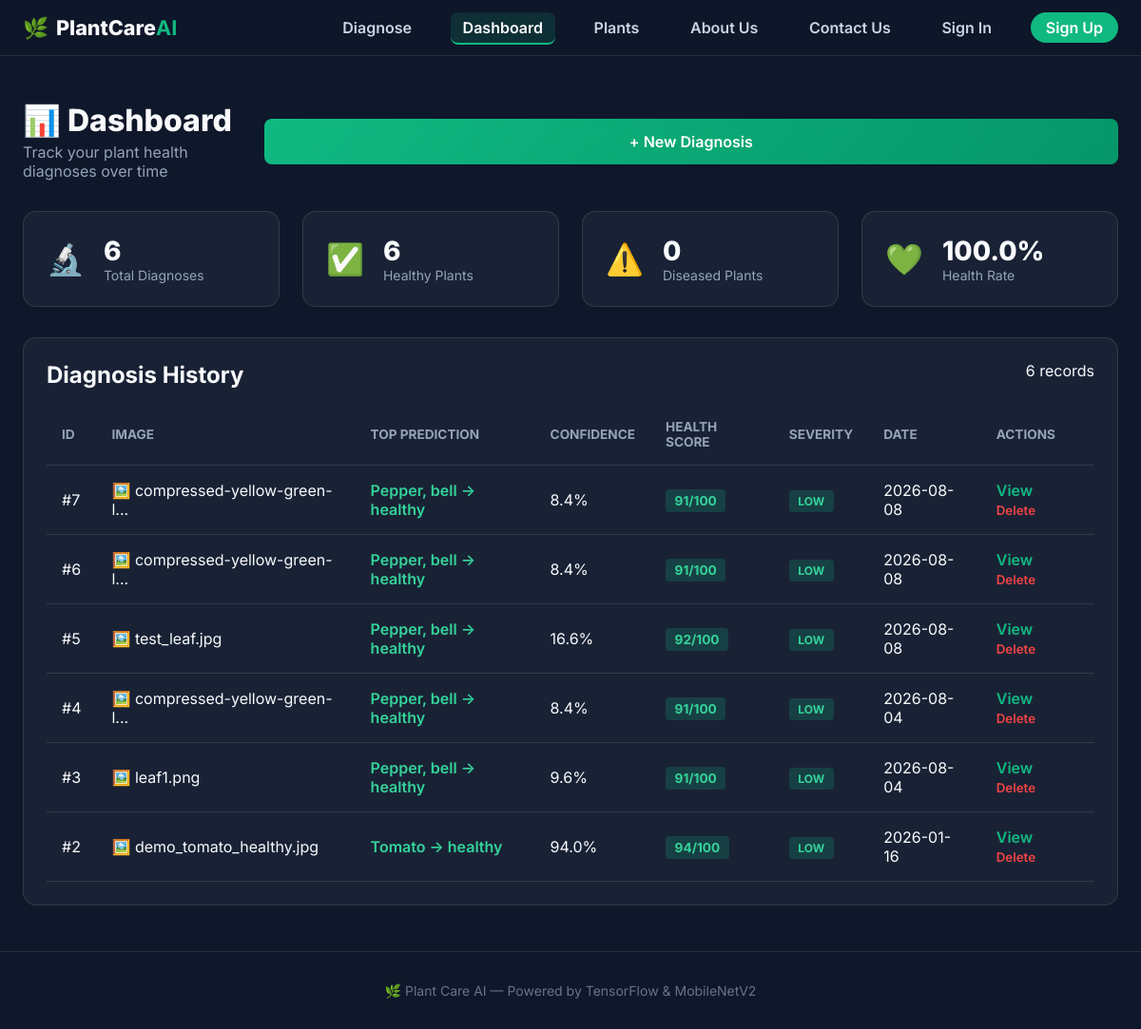
/dashboard, run on the app's committed database.
### tables this page shows
CREATE TABLE diagnoses (
    id               INTEGER PRIMARY KEY AUTOINCREMENT,
    image_name       TEXT    NOT NULL,
    image_path       TEXT    NOT NULL,
    top_prediction   TEXT    NOT NULL,
    top_confidence   REAL    NOT NULL,
    all_predictions  TEXT    NOT NULL,  -- JSON array
    health_score     INTEGER NOT NULL,
    severity         TEXT    NOT NULL,
    recommendations  TEXT    NOT NULL,  -- JSON object
    created_at       TEXT    NOT NULL   -- ISO 8601
, user_id INTEGER);

### app/routes/history.py (the view)
@history_bp.route("/dashboard", methods=["GET"])
def dashboard():
    try:
        page = int(request.args.get("page", 1))
    except ValueError:
        page = 1
    user_id = session.get("user_id")
    data = repository.list_diagnoses(page=page, per_page=15, user_id=user_id)
    stats = repository.get_stats(user_id=user_id)
    return render_template(
        "dashboard.html",
        data=data,
        diagnoses=data["diagnoses"],
        stats=stats,
        page=page,
    )

### database/db.py (called while the page is built)
def get_connection() -> sqlite3.Connection:
    conn = sqlite3.connect(config.DB_PATH, check_same_thread=False)
    conn.row_factory = sqlite3.Row
    conn.execute("PRAGMA journal_mode=WAL;")
    return conn

### database/repository.py (called while the page is built)
def _row_to_dict(row) -> Dict[str, Any]:
    d = dict(row)
    for key in ("all_predictions", "recommendations"):
        if isinstance(d.get(key), str):
            try:
                d[key] = json.loads(d[key])
            except (json.JSONDecodeError, TypeError):
                pass
    return d

### app/templates/dashboard.html (shortened to what this page needs)
<!DOCTYPE html>
<html lang="en">
<head>
    <link rel="stylesheet" href="{{ url_for('static', filename='css/style.css') }}">
</head>
<body>
    <nav class="navbar">
        <div class="nav-container">
            <a href="/" class="nav-logo">
                <span class="logo-icon">🌿</span>
                <span>PlantCare<strong>AI</strong></span>
            </a>
            <ul class="nav-links">
                <li><a href="/" class="nav-link">Diagnose</a></li>
                <li><a href="/dashboard" class="nav-link active">Dashboard</a></li>
                <li><a href="/plants" class="nav-link">Plants</a></li>
                <li><a href="/about" class="nav-link">About Us</a></li>
                <li><a href="/contact" class="nav-link">Contact Us</a></li>
                {% if current_user %}
                <li><a href="/logout" class="nav-link btn-auth-outline">Sign Out ({{ current_user.username }})</a></li>
                {% else %}
                <li><a href="/login" class="nav-link">Sign In</a></li>
                <li><a href="/signup" class="nav-link btn-auth">Sign Up</a></li>
                {% endif %}
            </ul>
        </div>
    </nav>
    <main class="dashboard-main">
        <div class="container">
            <div class="page-header">
                <div>
                    <h1 class="page-title">📊 Dashboard</h1>
                    <p class="page-subtitle">Track your plant health diagnoses over time</p>
                </div>
                <a href="/" class="btn-primary">
                    <span>+ New Diagnosis</span>
                </a>
            </div>
            <div class="stats-grid">
                <div class="stat-card">
                    <div class="stat-card-icon">🔬</div>
                    <div class="stat-card-content">
                        <div class="stat-card-value">{{ stats.total }}</div>
                        <div class="stat-card-label">Total Diagnoses</div>
                    </div>
                </div>
                <div class="stat-card stat-card-green">
                    <div class="stat-card-icon">✅</div>
                    <div class="stat-card-content">
                        <div class="stat-card-value">{{ stats.healthy_count }}</div>
                        <div class="stat-card-label">Healthy Plants</div>
                    </div>
                </div>
                <div class="stat-card stat-card-red">
                    <div class="stat-card-icon">⚠️</div>
                    <div class="stat-card-content">
                        <div class="stat-card-value">{{ stats.diseased_count }}</div>
                        <div class="stat-card-label">Diseased Plants</div>
                    </div>
                </div>
                <div class="stat-card stat-card-blue">
                    <div class="stat-card-icon">💚</div>
                    <div class="stat-card-content">
                        <div class="stat-card-value">{{ stats.healthy_pct }}%</div>
                        <div class="stat-card-label">Health Rate</div>
                    </div>
                </div>
            </div>
            <div class="table-card">
                <div class="table-header">
                    <h2 class="table-title">Diagnosis History</h2>
                    <span class="table-count">{{ data.total }} records</span>
                </div>
                {% if diagnoses %}
                <div class="table-scroll">
                    <table class="history-table">
                        <thead>
                            <tr>
                                <th>ID</th>
                                <th>Image</th>
                                <th>Top Prediction</th>
                                <th>Confidence</th>
                                <th>Health Score</th>
                                <th>Severity</th>
                                <th>Date</th>
                                <th>Actions</th>
                            </tr>
                        </thead>
                        <tbody>
                            {% for item in diagnoses %}
                            <tr class="table-row">
                                <td class="td-id">#{{ item.id }}</td>
                                <td class="td-image">
                                    <span class="image-badge">🖼️</span>
                                    <span class="image-name" title="{{ item.image_name }}">
                                        {{ item.image_name[:25] }}{{ '...' if item.image_name|length > 25 else '' }}
                                    </span>
                                </td>
                                <td class="td-prediction">
                                    <span class="prediction-label {% if 'healthy' in item.top_prediction.lower() %}label-healthy{% else %}label-disease{% endif %}">
                                        {{ item.top_prediction.replace("___", " → ").replace("_", " ") }}
                                    </span>
                                </td>
                                <td class="td-confidence">
                                    {{ (item.top_confidence * 100)|round(1) }}%
                                </td>
                                <td class="td-health">
                                    <span class="health-badge health-{{ 'high' if item.health_score >= 70 else 'medium' if item.health_score >= 40 else 'low' }}">
                                        {{ item.health_score }}/100
                                    </span>
                                </td>
                                <td class="td-severity">
                                    <span class="severity-badge severity-{{ item.severity.lower() }}">
                                        {{ item.severity }}
                                    </span>
                                </td>
                                <td class="td-date">{{ item.created_at[:10] }}</td>
                                <td class="td-actions">
                                    <a href="/result/{{ item.id }}" class="btn-view">View</a>
                                    <form action="/history/delete/{{ item.id }}" method="POST" style="display:inline;" onsubmit="return confirm('Delete diagnosis #{{ item.id }}?')">
                                        <button type="submit" class="btn-delete">Delete</button>
                                    </form>
                                </td>
                            </tr>
                            {% endfor %}
                        </tbody>
                    </table>
                </div>
                {% endif %}
            </div>
        </div>
    </main>
    <footer class="footer">
        <div class="container">
            <p>🌿 Plant Care AI — Powered by TensorFlow & MobileNetV2</p>
        </div>
    </footer>
</body>
</html>

### app/static/css/style.css (style rules this page uses)
:root { --bg-dark: #0f172a; --bg-card: rgba(30, 41, 59, 0.7); --bg-card-hover: rgba(51, 65, 85, 0.8); --border-color: rgba(255, 255, 255, 0.1); --primary: #10b981; --primary-hover: #059669; --primary-light: rgba(16, 185, 129, 0.15); --accent-blue: #3b82f6; --accent-purple: #8b5cf6; --accent-amber: #f59e0b; --accent-red: #ef4444; --text-main: #f8fafc; --text-muted: #94a3b8; --text-dim: #64748b; --radius-sm: 8px; --radius-md: 14px; --radius-lg: 20px; --shadow-glow: 0 0 25px rgba(16, 185, 129, 0.2); }
* { margin: 0; padding: 0; box-sizing: border-box; font-family: 'Inter', system-ui, -apple-system, sans-serif; }
body { background-color: var(--bg-dark); color: var(--text-main); min-height: 100vh; display: flex; flex-direction: column; overflow-x: hidden; }
.container { max-width: 1200px; margin: 0 auto; padding: 0 1.5rem; width: 100%; }
.navbar { background: rgba(15, 23, 42, 0.95); backdrop-filter: blur(12px); border-bottom: 1px solid var(--border-color); position: sticky; top: 0; z-index: 1000; }
.nav-container { max-width: 1200px; margin: 0 auto; padding: 1rem 1.5rem; display: flex; justify-content: space-between; align-items: center; }
.nav-logo { display: flex; align-items: center; gap: 0.5rem; font-size: 1.35rem; font-weight: 800; color: var(--text-main); text-decoration: none; }
.nav-logo strong { color: var(--primary); }
.nav-links { display: flex; gap: 1.75rem; list-style: none; }
.nav-link { color: #cbd5e1; text-decoration: none; font-weight: 600; font-size: 1rem; padding: 0.4rem 0.8rem; border-radius: var(--radius-sm); transition: all 0.2s ease; }
.nav-link:hover, .nav-link.active { color: #ffffff; background: var(--primary-light); border-bottom: 2px solid var(--primary); }
.btn-primary { display: inline-flex; align-items: center; justify-content: center; gap: 0.5rem; background: linear-gradient(135deg, var(--primary), var(--primary-hover)); color: white; font-size: 1rem; font-weight: 600; padding: 0.875rem 2rem; border: none; border-radius: var(--radius-sm); cursor: pointer; transition: transform 0.2s ease, box-shadow 0.2s ease; text-decoration: none; width: 100%; }
.dashboard-main, .result-main, .plants-main { padding: 3rem 0; flex: 1; }
.page-header { display: flex; justify-content: space-between; align-items: center; margin-bottom: 2rem; }
.page-title { font-size: 2rem; font-weight: 800; }
.page-subtitle { color: var(--text-muted); margin-top: 0.25rem; }
.stats-grid { display: grid; grid-template-columns: repeat(auto-fit, minmax(220px, 1fr)); gap: 1.5rem; margin-bottom: 2rem; }
.stat-card { background: var(--bg-card); border: 1px solid var(--border-color); border-radius: var(--radius-md); padding: 1.5rem; display: flex; align-items: center; gap: 1.25rem; }
.stat-card-icon { font-size: 2rem; }
.stat-card-value { font-size: 1.75rem; font-weight: 800; }
.stat-card-label { color: var(--text-muted); font-size: 0.875rem; }
.table-card { background: var(--bg-card); border: 1px solid var(--border-color); border-radius: var(--radius-md); padding: 1.5rem; }
.table-header { display: flex; justify-content: space-between; margin-bottom: 1rem; }
.history-table { width: 100%; border-collapse: collapse; text-align: left; }
.history-table th, .history-table td { padding: 1rem; border-bottom: 1px solid var(--border-color); }
.history-table th { color: var(--text-muted); font-size: 0.85rem; text-transform: uppercase; }
.label-healthy { color: #34d399; font-weight: 600; }
.health-badge { padding: 0.25rem 0.6rem; border-radius: 4px; font-weight: 700; font-size: 0.85rem; }
.health-high { background: rgba(16, 185, 129, 0.2); color: #34d399; }
.severity-badge { padding: 0.25rem 0.6rem; border-radius: 4px; font-weight: 700; font-size: 0.75rem; }
.severity-low { background: rgba(16, 185, 129, 0.2); color: #34d399; }
.btn-view { color: var(--primary); text-decoration: none; font-weight: 600; margin-right: 0.5rem; }
.btn-delete { background: none; border: none; color: var(--accent-red); cursor: pointer; font-weight: 600; }
.btn-auth { background: var(--primary); color: #ffffff !important; padding: 0.4rem 1rem !important; border-radius: 50px !important; font-weight: 600; }
.footer { border-top: 1px solid var(--border-color); padding: 2rem 0; text-align: center; color: var(--text-dim); font-size: 0.875rem; margin-top: auto; }

### data on the page
diagnoses: id "7", image_name "compressed-yellow-green-l", image_name "...", top_prediction.replace "Pepper, bell → healthy", (item.top_confidence*100)|round(1) "8.4", health_score "91", severity "LOW", created_at "2026-08-08"
diagnoses: id "6", image_name "compressed-yellow-green-l", image_name "...", top_prediction.replace "Pepper, bell → healthy", (item.top_confidence*100)|round(1) "8.4", health_score "91", severity "LOW", created_at "2026-08-08"
diagnoses: id "5", image_name "test_leaf.jpg", top_prediction.replace "Pepper, bell → healthy", (item.top_confidence*100)|round(1) "16.6", health_score "92", severity "LOW", created_at "2026-08-08"
diagnoses: id "4", image_name "compressed-yellow-green-l", image_name "...", top_prediction.replace "Pepper, bell → healthy", (item.top_confidence*100)|round(1) "8.4", health_score "91", severity "LOW", created_at "2026-08-04"
diagnoses: id "3", image_name "leaf1.png", top_prediction.replace "Pepper, bell → healthy", (item.top_confidence*100)|round(1) "9.6", health_score "91", severity "LOW", created_at "2026-08-04"
diagnoses: id "2", image_name "demo_tomato_healthy.jpg", top_prediction.replace "Tomato → healthy", (item.top_confidence*100)|round(1) "94.0", health_score "94", severity "LOW", created_at "2026-01-16"

### other printed values
{{ stats.total }} "6"
{{ stats.healthy_count }} "6"
{{ stats.diseased_count }} "0"
{{ stats.healthy_pct }} "100.0"
{{ data.total }} "6"
